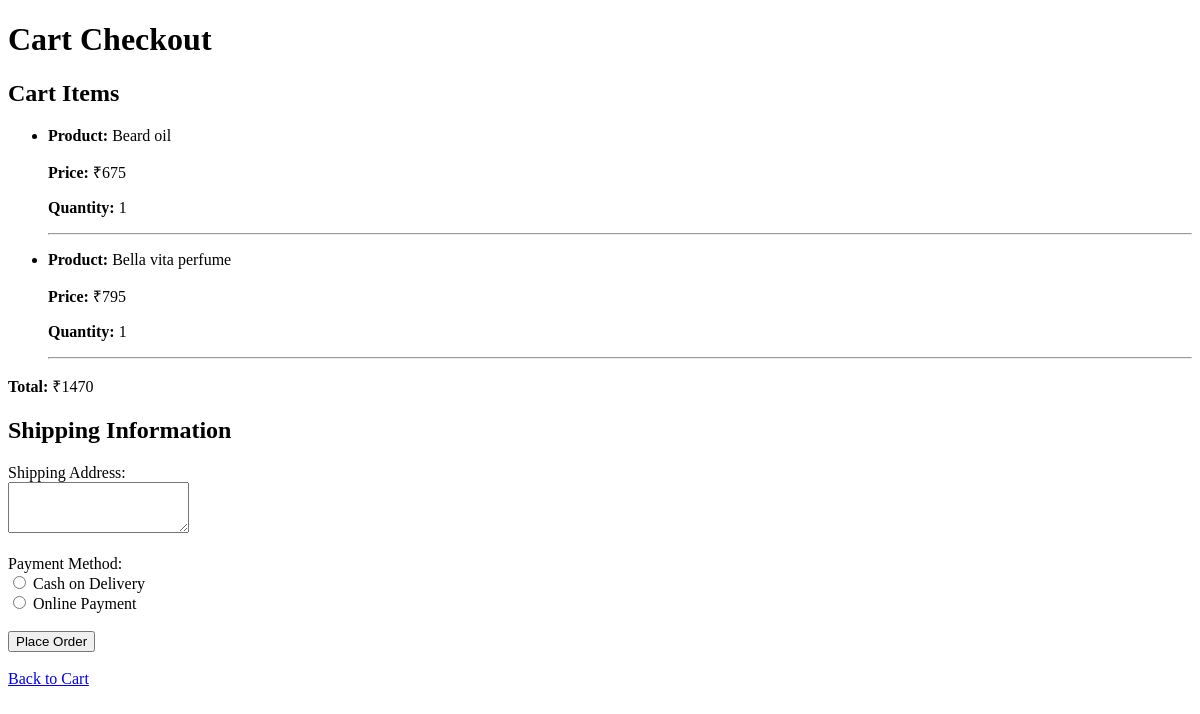
/cart_checkout (signed in), run on an earlier commit of the app's database.
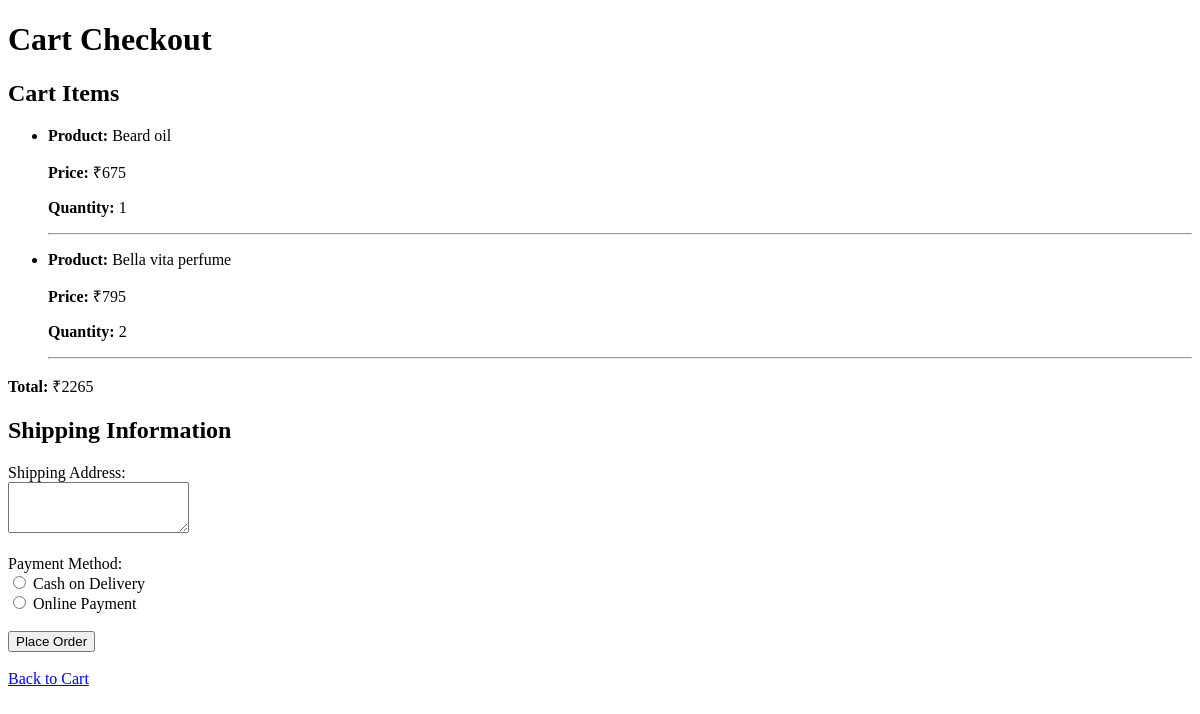
And on a later commit of the database.
### app/models.py (models this page shows)
class Cart(models.Model):
    details=models.ForeignKey(Details,on_delete=models.CASCADE)
    user=models.ForeignKey(User,on_delete=models.CASCADE)
    quantity=models.IntegerField()

class Details(models.Model):
    product = models.ForeignKey(product,on_delete=models.CASCADE)
    price = models.IntegerField()
    offer_price = models.IntegerField()
    stock = models.IntegerField()
    weight = models.TextField()

class product(models.Model):
    category = models.ForeignKey(Category,on_delete=models.CASCADE)
    pid = models.TextField(unique=True)
    name = models.TextField()
    dis = models.TextField()
    img = models.FileField()

### app/views.py (the view, shortened to what this page needs)
# urls.py: path('cart_checkout', views.cart_checkout),
def cart_checkout(request):
    user = User.objects.get(username=request.session.get('user'))
    cart_items = Cart.objects.filter(user=user)
    total_price = sum(item.quantity * item.details.offer_price for item in cart_items)
    if not cart_items:
        messages.error(request, "Your cart is empty.")
        return redirect('view_cart')
    return render(request, "user/cart_checkout.html", {"cart_items": cart_items,"total_price":total_price})

### templates/user/cart_checkout.html (shortened to what this page needs)
<!DOCTYPE html>
<html lang="en">
<head>
</head>
<body>
    <h1>Cart Checkout</h1>
    <h2>Cart Items</h2>
    <ul>
        {% for cart_item in cart_items %}
            <li>
                <p><strong>Product:</strong> {{ cart_item.details.product.name }}</p>
                <p><strong>Price:</strong> ₹{{ cart_item.details.offer_price }}</p>
                <p><strong>Quantity:</strong> {{ cart_item.quantity }}</p>
                <hr>
            </li>
        {% endfor %}
    </ul>
    <p><strong>Total:</strong> ₹{{ total_price }}</p>
    <h2>Shipping Information</h2>
    <form method="POST">
        <label for="address">Shipping Address:</label><br>
        <textarea id="address" name="address" rows="3" required></textarea><br><br>
        <label>Payment Method:</label><br>
        <input type="radio" id="cod" name="payment_method" value="COD" required>
        <label for="cod">Cash on Delivery</label><br>
        <input type="radio" id="online" name="payment_method" value="Online" required>
        <label for="online">Online Payment</label><br><br>
        <button type="submit">Place Order</button>
    </form>
    <br>
    <a href="../view_cart">Back to Cart</a>
</body>
</html>

What changed in the data, as far as the page shows it:
changed Cart "Bella vita perfume": quantity "1" → "2"
Also different on the page:
{{ total_price }}: "1470" → "2265"
